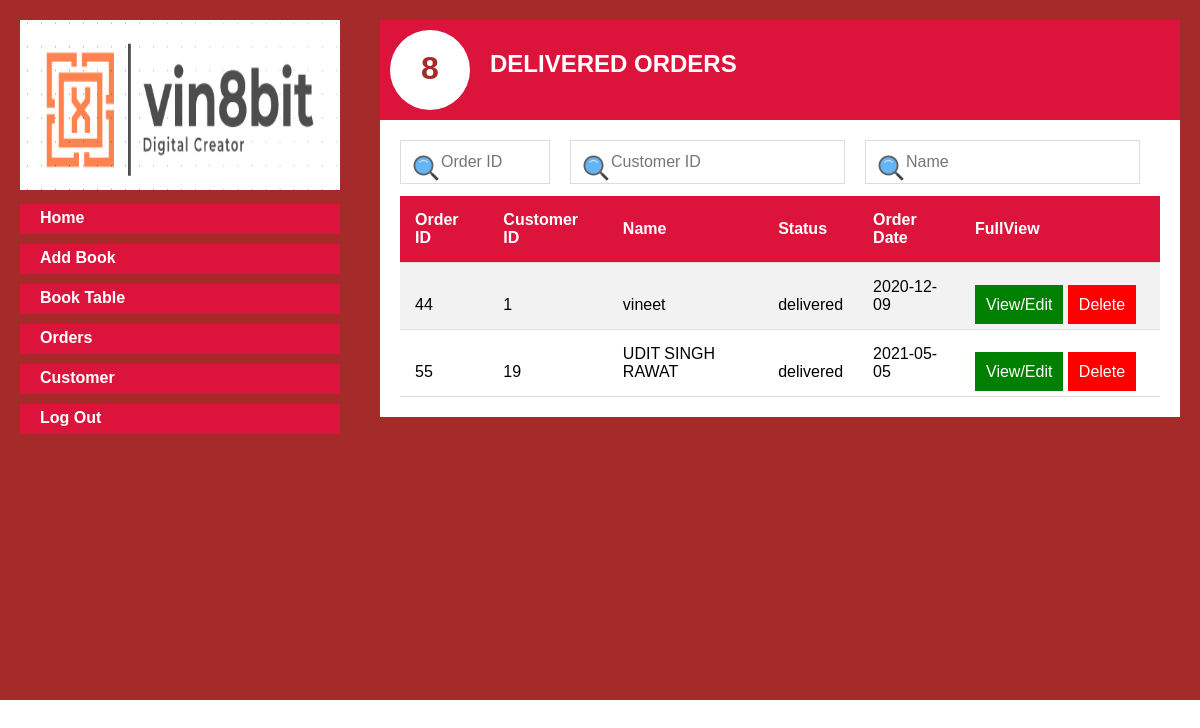
Page /deliveredorders.php (signed in) on the committed database.
### tables this page shows
CREATE TABLE `orders` (
  `order_id` int(8) NOT NULL,
  `customer_id` int(8) NOT NULL,
  `name` varchar(30) NOT NULL,
  `phone` varchar(13) NOT NULL,
  `address` text NOT NULL,
  `date1` date NOT NULL,
  `status` varchar(15) NOT NULL,
  `mode` varchar(17) NOT NULL,
  `card_no` int(20) DEFAULT NULL,
  `security_code` varchar(10) DEFAULT NULL,
  `card_name` varchar(30) DEFAULT NULL
);

### deliveredorders.php (the view, shortened to what this page needs)
<?php
include_once('config.php');
?>
<!DOCTYPE html>
<html lang="en">
<head>
    <link rel="stylesheet" href="./css/adminindex.css">
    <link rel="stylesheet" href="./css/orderstable.css">
</head>
<body>
    <div class="container">
        <div class="side-menus">
            <img src="./icons/logo.png" alt="">
            <ul class="menus">
            <a href="adminhome.php"><li>Home</li></a>
                <a href="adminindex.php"><li>Add Book</li></a>
                <a href="booktable.php"><li>Book Table</li></a>
                <a href="orderstable.php"><li>Orders</li></a>
                <a href="customertable.php"><li>Customer</li></a>
                <a href="adminlogout.php"><li>Log Out</li></a>
            </ul>
        </div>
        <div class="main">
            <div class="title">
                <h1>8</h1>
                <h2>Delivered Orders</h2>
            </div>
            <div class="main-content">
            <div class="search-box">
            <input type="text" id="myInput" onkeyup="myFunction()" placeholder="Order ID">
            <input type="text" id="myInput2" onkeyup="myFunction2()" placeholder="Customer ID">
            <input type="text" id="myInput3" onkeyup="myFunction3()" placeholder="Name">
            </div>
        <table id="myTable">
        <tr>
            <th>Order ID</th>
            <th>Customer ID</th>
            <th>Name</th>
			<th>Status</th>
            <th>Order Date</th>
            <th>FullView</th>
        </tr>
        <?php
       $stmt = $con->query("SELECT * FROM orders where status= 'delivered' ");
       while ($res = $stmt->fetch()) {
            echo "<tr>";
            echo "<td >".$res['order_id']."</td>";
            echo "<td >".$res['customer_id']."</td>";
            echo "<td >".$res['name']."</td>";
			echo "<td >".$res['status']."</td>";
            echo "<td >".$res['date1']."</td>";
            echo "<td id='fv'><a  href=\"orderlist.php?id=$res[order_id]-$res[customer_id]\"><div class='edit'>View/Edit</div></a> <a href=\"deleteorder.php?id=$res[order_id]-$res[customer_id]\" onClick=\"return confirm('Are you sure you want to delete?')\"><div class='delete'>Delete</div></a></td>";
			echo "</tr>";
        }
        ?>
    </table>
            </div>
        </div>
    </div>
</body>
</html>

### css/adminindex.css (style rules this page uses)
* { margin: 0; padding: 0; box-sizing: border-box; font-family: Arial, Helvetica, sans-serif; }
body { width: 100%; }
.container { width: 100%; display: flex; background-color: brown; }
.container .side-menus { width: 30%; height: 700px; padding: 20px; background-color: brown; }
.container .side-menus img { width: 100%; height: 170px; }
.container .main { width: 70%; padding: 20px; }
.container .main .title { display: flex; width: 100%; height: 100px;; padding: 10px 0px 0px 10px; background-color: crimson; }
.container .main .title h1 { padding: 20px; width: 80px; height: 80px; color: brown; background-color: white; border-radius: 50%; text-align: center; }
.container .main .title h2 { text-transform: uppercase; margin: 20px 20px 0 20px; color: white; }
.container .main .main-content { width: 100%; padding: 20px; background-color: white; }
.container .side-menus ul { text-decoration: none; }
.container .side-menus a { text-decoration: none; }
.container .side-menus .menus li { width: 100%; display: block; padding-left: 20px; padding-top: 5px; margin-top: 10px; height: 30px; color: white; font-weight: bold; background-color: crimson; }
.container .main .main-content #details-form label, input { display: block; font-size: 20px; color: green; }

### css/orderstable.css (style rules this page uses)
.main-content .search-box { display: flex; box-sizing: border-box; }
#myInput, #myInput2 , #myInput3 { background-image: url('../icons/search.png'); box-sizing: border-box; background-position: 10px 12px; background-repeat: no-repeat; width: 300px; font-size: 16px; padding: 12px 20px 12px 40px; color: gray; border: 1px solid #ddd; margin-bottom: 12px; margin-right: 20px; }
#myInput { width: 150px; }
table { width: 100%; border-collapse: collapse; }
th, td { padding: 15px; text-align: left; border-bottom: 1px solid #ddd; }
th { height: 50px; text-align: left; background-color: crimson; color: white; }
td { vertical-align: bottom; }
tr:nth-child(even) { background-color: #f2f2f2; }
table #fv { width: 200px; }
table a { text-decoration: none; }
table .edit { display: inline; text-align: center; margin-bottom: 20px; padding: 10px; color: white; border: 1px solid green; background-color: green; }
table .delete { display: inline; text-align: center; padding: 10px; color: white; border: 1px solid red; background-color: red; }

### rows in the picture
orders: order_id "44", customer "1", name "vineet", status "delivered", date1 "2020-12-09"
orders: order_id "55", customer "19", name "UDIT SINGH RAWAT", status "delivered", date1 "2021-05-05"
